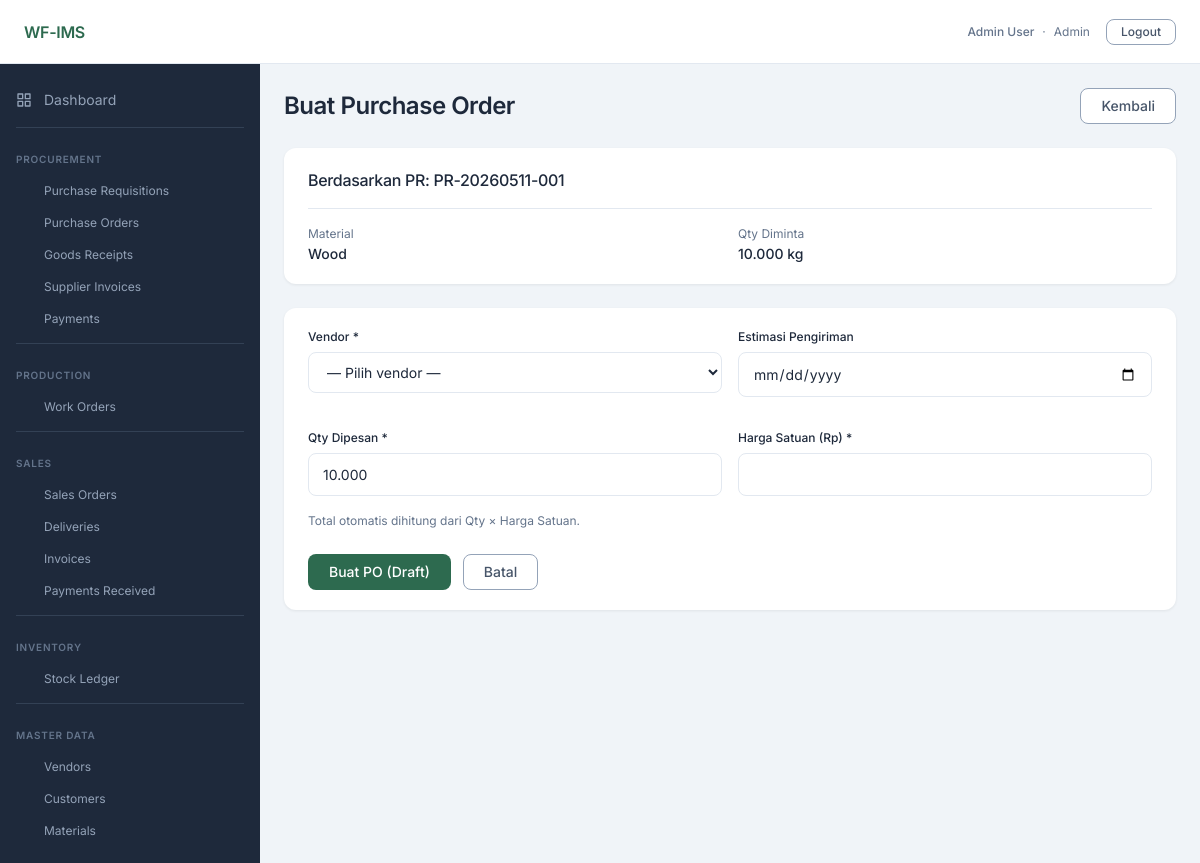
The page /procurement/po/new/1 (signed in) on the database its author committed.
### app/models/user.py (models this page shows, shortened)
class User(UserMixin, db.Model):
    __tablename__ = 'users'
    id = db.Column(db.Integer, primary_key=True)
    email = db.Column(db.String(120), unique=True, nullable=False)
    password_hash = db.Column(db.String(256), nullable=False)
    full_name = db.Column(db.String(100), nullable=False)
    role = db.Column(db.Enum(UserRole), nullable=False)
    is_active = db.Column(db.Boolean, default=True, nullable=False)
    created_at = db.Column(db.DateTime, default=lambda: datetime.now(timezone.utc), nullable=False)

### app/models/procurement.py (models this page shows)
class PurchaseRequisition(db.Model):
    __tablename__ = 'purchase_requisitions'
    id = db.Column(db.Integer, primary_key=True)
    pr_number = db.Column(db.String(20), unique=True, nullable=False)
    material_id = db.Column(db.Integer, db.ForeignKey('materials.id'), nullable=False)
    qty = db.Column(db.Numeric(12, 3), nullable=False)
    unit = db.Column(db.String(10), nullable=False)
    reason = db.Column(db.Text)
    status = db.Column(db.Enum(PRStatus), nullable=False, default=PRStatus.draft)
    requested_by = db.Column(db.Integer, db.ForeignKey('users.id'), nullable=False)
    approved_by = db.Column(db.Integer, db.ForeignKey('users.id'), nullable=True)
    approved_at = db.Column(db.DateTime, nullable=True)
    created_at = db.Column(db.DateTime, default=lambda: datetime.now(timezone.utc), nullable=False)
    material = db.relationship('Material', backref='purchase_requisitions')
    requester = db.relationship('User', foreign_keys=[requested_by], backref='requisitions_made')
    approver = db.relationship('User', foreign_keys=[approved_by], backref='requisitions_approved')
    purchase_orders = db.relationship('PurchaseOrder', backref='purchase_requisition', lazy='dynamic')

### app/models/master.py (models this page shows)
class Material(db.Model):
    __tablename__ = 'materials'
    id = db.Column(db.Integer, primary_key=True)
    name = db.Column(db.String(100), nullable=False)
    unit = db.Column(db.String(10), nullable=False)  # kg|ton|bag
    reorder_point = db.Column(db.Numeric(12, 3), default=0)
    material_type = db.Column(db.Enum(MaterialType), nullable=False)
    created_at = db.Column(db.DateTime, default=lambda: datetime.now(timezone.utc), nullable=False)
    bom_as_fg = db.relationship(
        'BOMItem', foreign_keys='BOMItem.fg_material_id',
        backref='fg_material', lazy='dynamic',
    )
    bom_as_rm = db.relationship(
        'BOMItem', foreign_keys='BOMItem.rm_material_id',
        backref='rm_material', lazy='dynamic',
    )

### app/blueprints/procurement/routes.py (the view, shortened to what this page needs)
@bp.route('/po/new/<int:pr_id>', methods=['GET', 'POST'])
@login_required
def po_new(pr_id):
    pr = PurchaseRequisition.query.get_or_404(pr_id)
    vendors = Vendor.query.filter_by(is_active=True).order_by(Vendor.name).all()
    return render_template('procurement/po_form.html', pr=pr, vendors=vendors)

### app/models/user.py (called while the page is built)
@login_manager.user_loader
def load_user(user_id):
    return User.query.get(int(user_id))

### app/templates/procurement/po_form.html (shortened to what this page needs)
{% extends 'base.html' %}
{% block content %}
<div class="page-header">
  <h1 class="page-title">Buat Purchase Order</h1>
  <a href="{{ url_for('procurement.pr_detail', pr_id=pr.id) }}" class="btn btn-secondary">Kembali</a>
</div>
<div class="card">
  <div class="card-header">
    <p class="card-title">Berdasarkan PR: {{ pr.pr_number }}</p>
  </div>
  <div class="grid-2 mb-0">
    <div>
      <p class="text-sm text-muted mb-0">Material</p>
      <p class="fw-medium">{{ pr.material.name }}</p>
    </div>
    <div>
      <p class="text-sm text-muted mb-0">Qty Diminta</p>
      <p class="fw-medium">{{ pr.qty }} {{ pr.unit }}</p>
    </div>
  </div>
</div>
<div class="card mt-6">
  <form method="POST">
    <div class="grid-2">
      <div class="form-group">
        <label class="form-label" for="vendor_id">Vendor *</label>
        <select class="form-select" id="vendor_id" name="vendor_id" required>
          <option value="">— Pilih vendor —</option>
        </select>
      </div>
      <div class="form-group">
        <label class="form-label" for="expected_delivery_date">Estimasi Pengiriman</label>
        <input class="form-input" type="date" id="expected_delivery_date" name="expected_delivery_date">
      </div>
      <div class="form-group">
        <label class="form-label" for="qty_ordered">Qty Dipesan *</label>
        <input class="form-input" type="number" id="qty_ordered" name="qty_ordered"
               step="0.001" min="0.001" value="{{ pr.qty }}" required>
      </div>
      <div class="form-group">
        <label class="form-label" for="unit_price">Harga Satuan (Rp) *</label>
        <input class="form-input" type="number" id="unit_price" name="unit_price"
               step="0.01" min="0" required>
      </div>
    </div>
    <p class="text-sm text-muted">Total otomatis dihitung dari Qty × Harga Satuan.</p>
    <div class="form-actions">
      <button type="submit" class="btn btn-primary">Buat PO (Draft)</button>
      <a href="{{ url_for('procurement.pr_detail', pr_id=pr.id) }}" class="btn btn-secondary">Batal</a>
    </div>
  </form>
</div>
{% endblock %}

### app/templates/partials/navbar.html
<nav class="navbar">
  <span class="navbar-brand">WF-IMS</span>
  <div class="navbar-right">
    {% if current_user.is_authenticated %}
      <div class="navbar-user">
        <span class="fw-medium">{{ current_user.full_name }}</span>
        <span class="text-muted">·</span>
        <span class="text-muted">{{ current_user.role.value | title }}</span>
      </div>
      <a href="{{ url_for('auth.logout') }}" class="btn btn-secondary btn-sm">Logout</a>
    {% endif %}
  </div>
</nav>

### static/css/tokens.css (style rules this page uses)
:root { --color-primary-900: #1a3d2e; --color-primary-800: #1f4d39; --color-primary-700: #245c43; --color-primary-600: #2D6A4F; --color-primary-500: #3a8a66; --color-primary-400: #52a880; --color-primary-300: #7cc4a0; --color-primary-200: #a8dbbf; --color-primary-100: #d4eedf; --color-primary-50: #edf7f2; --color-secondary-900: #0f172a; --color-secondary-800: #1e293b; --color-secondary-700: #334155; --color-secondary-600: #475569; --color-secondary-500: #64748b; --color-secondary-400: #94a3b8; --color-secondary-300: #cbd5e1; --color-secondary-200: #e2e8f0; --color-secondary-100: #f1f5f9; --color-secondary-50: #f8fafc; --color-tertiary-900: #78350f; --color-tertiary-800: #92400e; --color-tertiary-700: #b45309; --color-tertiary-600: #D97706; --color-tertiary-500: #f59e0b; --color-tertiary-400: #fbbf24; --color-tertiary-300: #fcd34d; --color-tertiary-200: #fde68a; --color-tertiary-100: #fef3c7; --color-tertiary-50: #fffbeb; --color-neutral-900: #1e2a5e; --color-neutral-800: #2d3a7a; --color-neutral-700: #4050a0; --color-neutral-600: #6474BB; --color-neutral-500: #7b8fd0; --color-neutral-400: #9daade; --color-neutral-300: #bec7eb; --color-neutral-200: #dde2f4; --color-neutral-100: #eef0f9; --color-neutral-50: #f6f7fd; --color-success: var(--color-primary-600); --color-warning: var(--color-tertiary-600); --color-danger: #dc2626; --color-info: var(--color-neutral-600); --color-bg-page: #f0f4f8; --color-bg-card: #ffffff; --color-bg-sidebar: var(--color-secondary-800); --color-text-primary: var(--color-secondary-800); --color-text-muted: var(--color-secondary-500); --color-border: var(--color-secondary-200); --font-family-base: 'Inter', sans-serif; --text-display-size: 36px; --text-display-weight: 700; --text-display-tracking: -0.72px; --text-h1-size: 24px; --text-h1-weight: 600; --text-h1-tracking: -0.48px; --text-h2-size: 20px; --text-h2-weight: 500; --text-h2-tracking: -0.40px; --text-h3-size: 16px; --text-h3-weight: 500; --text-h3-tracking: -0.32px; --text-p1-size: 14px; --text-p1-weight: 400; --text-p1-tracking: 0; --text-p2-size: 12px; --text-p2-weight: 400; --text-p2-tracking: 0; --text-p3-size: 10px; --text-p3-weight: 400; --text-p3-tracking: 0; --space-1: 4px; --space-2: 8px; --space-3: 12px; --space-4: 16px; --space-5: 20px; --space-6: 24px; --space-8: 32px; --space-10: 40px; --space-12: 48px; --space-16: 64px; }

### static/css/base.css (style rules this page uses)
*, *::before, *::after { box-sizing: border-box; margin: 0; padding: 0; }
html { font-size: 16px; -webkit-text-size-adjust: 100%; }
body { font-family: var(--font-family-base); font-size: var(--text-p1-size); font-weight: var(--text-p1-weight); color: var(--color-text-primary); background: var(--color-bg-page); line-height: 1.5; -webkit-font-smoothing: antialiased; }
a { color: var(--color-primary-600); text-decoration: none; }
h1 { font-size: var(--text-h1-size); font-weight: var(--text-h1-weight); letter-spacing: var(--text-h1-tracking); color: var(--color-text-primary); }

### static/css/layout.css (style rules this page uses)
.navbar { height: 64px; background: #fff; border-bottom: 1px solid var(--color-border); display: flex; align-items: center; justify-content: space-between; padding: 0 var(--space-6); flex-shrink: 0; z-index: 100; }
.navbar-brand { font-size: var(--text-h3-size); font-weight: 600; color: var(--color-primary-600); letter-spacing: -0.3px; }
.navbar-right { display: flex; align-items: center; gap: var(--space-4); font-size: var(--text-p2-size); color: var(--color-text-muted); }
.navbar-user { display: flex; align-items: center; gap: var(--space-2); }
.page-header { display: flex; align-items: center; justify-content: space-between; margin-bottom: var(--space-6); }
.page-title { font-size: var(--text-h1-size); font-weight: var(--text-h1-weight); letter-spacing: var(--text-h1-tracking); color: var(--color-text-primary); }

### rows shown on the page
User: full_name "Admin User", role.value "Admin"
PurchaseRequisition: pr_number "PR-20260511-001", qty "10.000", unit "kg", qty_ordered "10.000"
Material: material.name "Wood"
